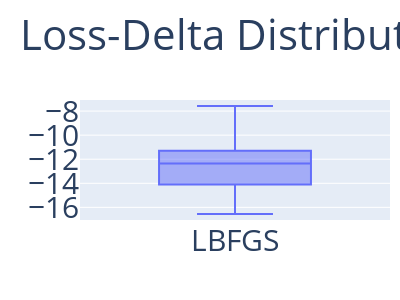

Notebook source saved alongside this figure:
### Code cell
plotBox(losse_delta,'Loss-Delta Distribution',export='pdf',size=(300,400))

### Figure 1 — Plotly figure (JSON) as saved in the notebook; plotly's stock layout.template omitted (floating-point values rounded to 4 significant figures)
{"data": [{"name": "LBFGS", "type": "box", "y": [-16.04, -10.97, -8.92, -16.04, -11.74, null, -16.04, -10.88, -11.25, -14.18, -16.04, -12.88, -11.35, -12.13, -12.77, -16.55, -10.87, -11.02, -15.27, -11.52, -13.82, -16.04, -12.6, -12.35, -11.89, -13.44, -14.6, -15.98, -11.0, -11.13, -11.95, -14.04, -10.07, -13.42, -10.87, -10.54, -16.04, -12.26, -13.12, -13.34, -9.931, -16.04, -11.59, -11.29, -16.04, -16.04, -7.798, -11.26, -16.04, -13.3, -13.05, -11.04, -13.25, -14.12, -12.3, -13.39, -13.07, -9.706, -12.14, -12.09, -12.07, -11.95, -12.74, -12.02, -8.876, -16.04, -11.34, -7.722, -12.87, -12.36, -11.7, -16.04, -7.578, -13.54, -16.04, -11.68, -12.32, -15.98, -12.75, -12.33]}], "layout": {"font": {"size": 30}, "height": 300, "legend": {"x": 0.99, "xanchor": "right", "y": 0.99, "yanchor": "top"}, "margin": {"r": 10, "t": 100}, "showlegend": false, "title": {"text": "Loss-Delta Distribution"}, "width": 400}}
